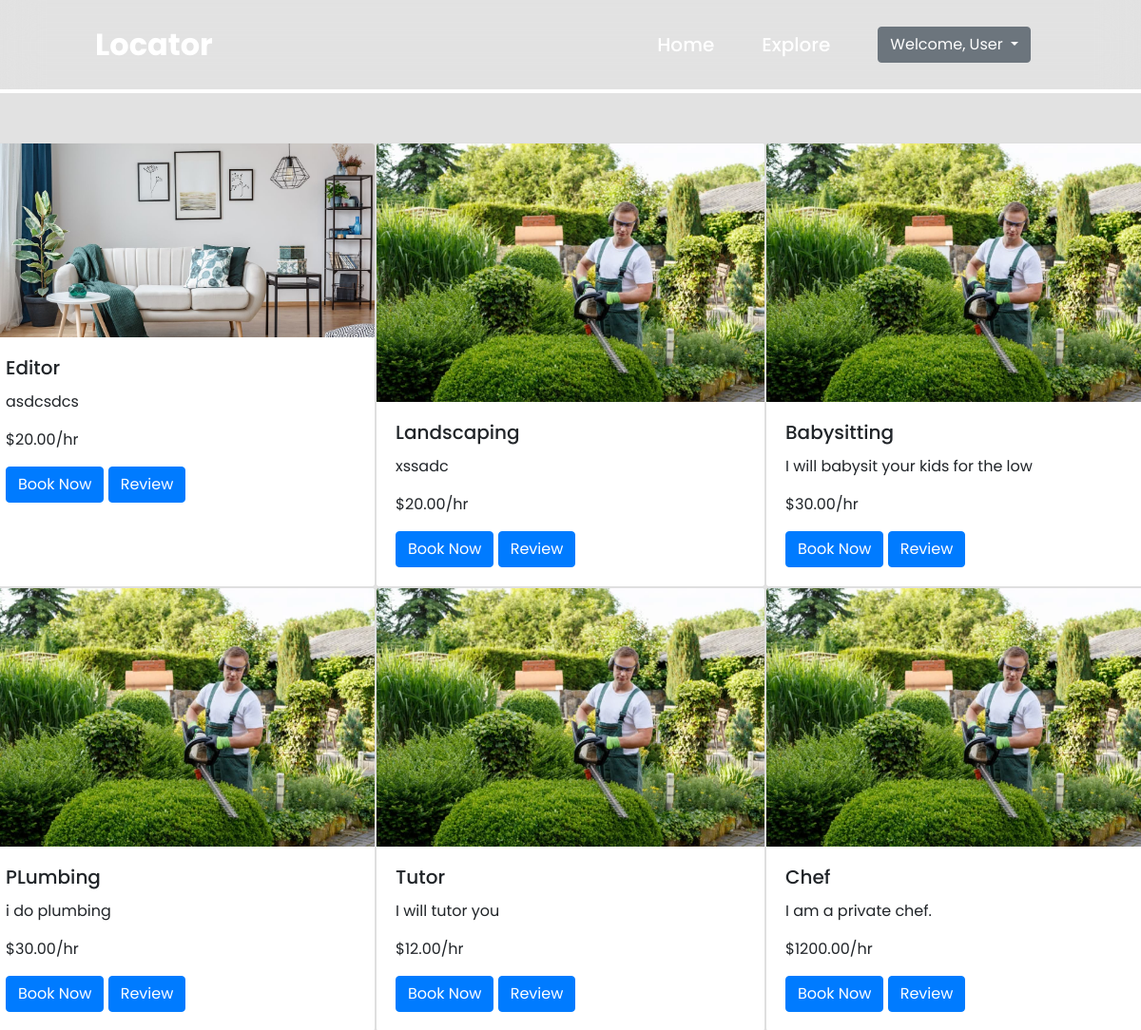
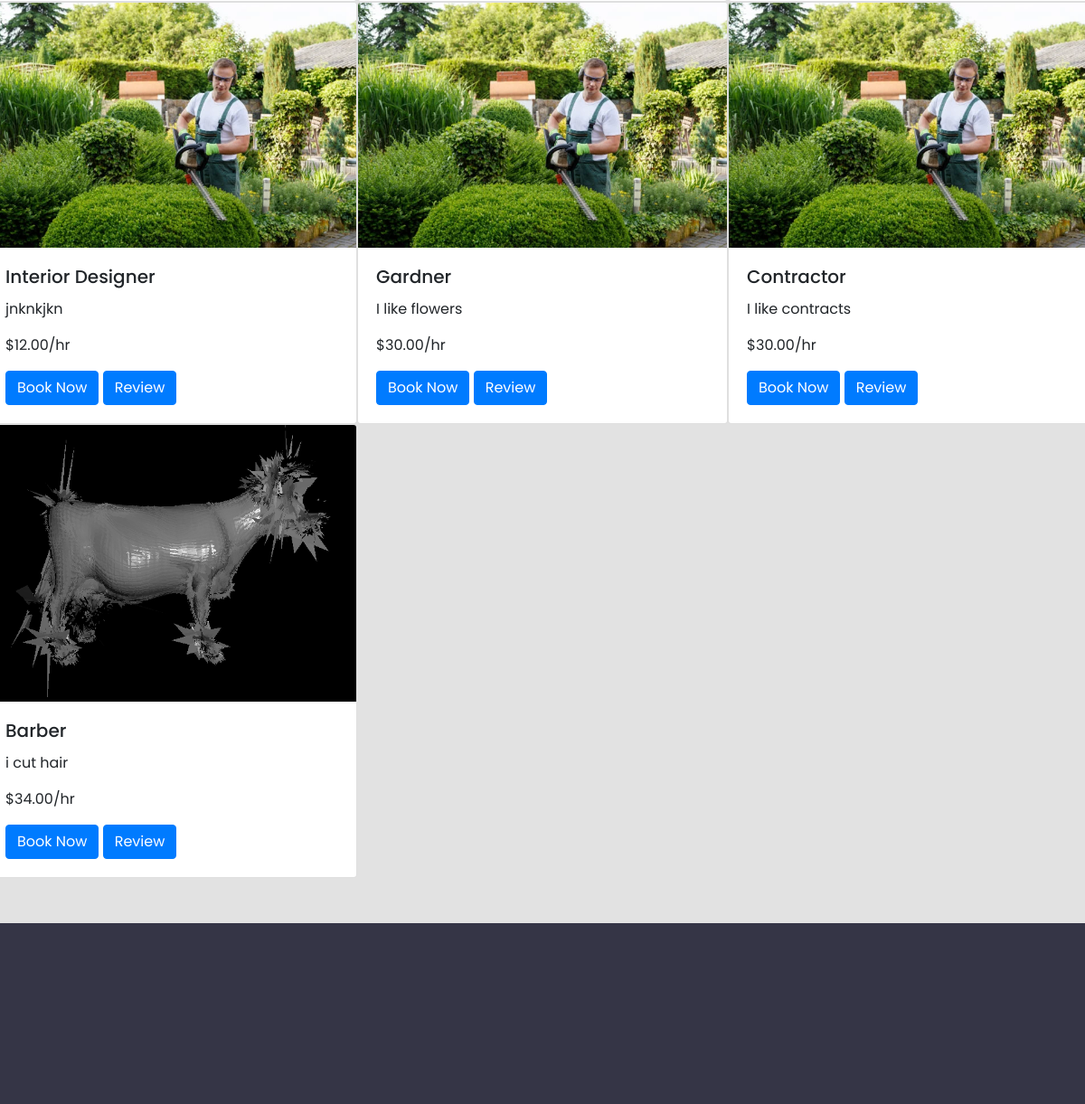
Screenshot of /explore/ (signed in) with the database file from the repository (2 pictures, top to bottom).
### posting_service/models.py (models this page shows)
class Service(models.Model):
  ServiceID = models.CharField(max_length=8, default=generate_unique_code, unique=True)
  freelancer = models.ForeignKey(User, on_delete=models.CASCADE, null=True, blank=True)
  serviceName = models.CharField(max_length=250)
  description = models.TextField()
  price = models.DecimalField(max_digits=10, decimal_places=2)
  service_img = models.ImageField(upload_to='images/', null=True, blank=True)
  created_at = models.DateTimeField(auto_now_add=True)

### frontend/views.py (the view)
# urls.py: path('explore/', ViewServices, name="explore")
def ViewServices(request):
  services = Service.objects.all()
  return render(request, 'explore.html', {'services': services})

### frontend/templates/explore.html (shortened to what this page needs)
{% extends "base.html" %}
{% load static %}
{% block content %}
  <div class="row row-cols-md-3">
    {% for service in services %}
      <div class="card">
          {% if service.service_img %}
          <img src="{{ service.service_img.url }}" alt="{{ service.serviceName }}" class="card-img-top">
          {% else %}
          <img src="{% static "img/IMG2.jpg" %}" class="card-img-top" alt="...">
          {% endif %}
          <div class="card-body">
              <h5 class="card-title">{{ service.serviceName }}</h5>
              <p class="card-text">{{ service.description }}</p>
              <p class="card-text">${{ service.price }}/hr</p>
              <div>
                  <a href="{% url 'appointments:book' service.ServiceID %}" class="btn btn-primary">Book Now</a>
                  <a href="{% url 'reviews:review' service.ServiceID %}" class="btn btn-primary">Review</a>
              </div>
          </div>
      </div>
    {% endfor %}
  </div>
{% endblock %}

### frontend/templates/base.html (shortened to what this page needs)
{% load static %}
<!DOCTYPE html>
<html lang="en">
<head>
    <link href="https://cdnjs.cloudflare.com/ajax/libs/font-awesome/4.7.0/css/font-awesome.min.css" rel="stylesheet">
    <link rel="stylesheet" href="https://cdn.jsdelivr.net/npm/bootstrap@4.6.2/dist/css/bootstrap.min.css">
    <link rel="stylesheet" href="{% static 'css/test.css' %}">
</head>
<body>
    <header class="header">
        <a href="{% url 'home' %}" class="logo">Locator</a>
        <nav class="navbar">
            <a id="nb" href="{% url 'home' %}">Home</a>
            <a id="nb" href="{% url 'explore' %}">Explore</a>
            {% if user.is_authenticated %}
                <div class="dropdown" style="margin-left: 50px;">
                    <button class="btn btn-secondary dropdown-toggle" type="button" data-toggle="dropdown" aria-expanded="false">
                        Welcome, {{ user.first_name|default:"User" }}
                    </button>
                </div>
            {% endif %}
        </nav>
    </header>
    <main style="margin-top:150px; margin-bottom:150px;">
        {% block content %}
        {% endblock%}
    </main>
    <footer id="footer">
    </footer>
</body>
</html>

### frontend/static/css/test.css (style rules this page uses)
:root { --primarycolor: rgb(255, 0, 93); --secondarycolor: #ffbfbf; }
* { margin:0; padding: 0; box-sizing:border-box; font-family: "Poppins", sans-serif; }
.header { position: fixed; top: 0; left: 0; width: 100%; padding: 20px 100px; display: flex; justify-content:space-between; align-items:center; z-index:1; border-bottom: 4px solid white; backdrop-filter:blur(20px); }
#footer { background-color: rgb(53, 53, 70); position: relative; height: 200px; margin-top: -100px; clear: both; }
.logo { font-size: 32px; color: white; text-decoration:none; font-weight:700; }
.navbar #nb { position: relative; font-size:20px; color: white; font-weight:500; text-decoration:none; margin-left:50px; transition-duration: .3s; }
html, body { height:2000px; background: rgb(226, 226, 226); }
::placeholder { color:var(--secondarycolor); }

### rows the page displays
Service: service_img (picture), serviceName "Editor", description "asdcsdcs", price "20.00"
Service: serviceName "Landscaping", description "xssadc", price "20.00"
Service: serviceName "Babysitting", description "I will babysit your kids for the low", price "30.00"
Service: serviceName "PLumbing", description "i do plumbing", price "30.00"
Service: serviceName "Tutor", description "I will tutor you", price "12.00"
Service: serviceName "Chef", description "I am a private chef.", price "1200.00"
Service: serviceName "Interior Designer", description "jnknkjkn", price "12.00"
Service: serviceName "Gardner", description "I like flowers", price "30.00"
Service: serviceName "Contractor", description "I like contracts", price "30.00"
Service: service_img (picture), serviceName "Barber", description "i cut hair", price "34.00"

### other values shown
{{ user.first_name|default:"User" }} "User"
